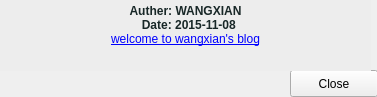
<?xml version="1.0" encoding="UTF-8"?>
<ui version="4.0">
 <class>HelpWindow</class>
 <widget class="QWidget" name="HelpWindow">
  <property name="geometry">
   <rect>
    <x>0</x>
    <y>0</y>
    <width>377</width>
    <height>97</height>
   </rect>
  </property>
  <property name="windowTitle">
   <string>Document</string>
  </property>
  <property name="windowIcon">
   <iconset>
    <normaloff>serial1.ico</normaloff>serial1.ico</iconset>
  </property>
  <widget class="QPushButton" name="pushButton">
   <property name="geometry">
    <rect>
     <x>290</x>
     <y>70</y>
     <width>88</width>
     <height>27</height>
    </rect>
   </property>
   <property name="text">
    <string>Close</string>
   </property>
  </widget>
  <widget class="QTextEdit" name="textEdit">
   <property name="geometry">
    <rect>
     <x>0</x>
     <y>0</y>
     <width>371</width>
     <height>71</height>
    </rect>
   </property>
   <property name="styleSheet">
    <string notr="true">background-color:rgb(237, 237, 237)</string>
   </property>
   <property name="frameShape">
    <enum>QFrame::NoFrame</enum>
   </property>
   <property name="frameShadow">
    <enum>QFrame::Raised</enum>
   </property>
   <property name="readOnly">
    <bool>true</bool>
   </property>
   <property name="html">
    <string>&lt;!DOCTYPE HTML PUBLIC &quot;-//W3C//DTD HTML 4.0//EN&quot; &quot;http://www.w3.org/TR/REC-html40/strict.dtd&quot;&gt;
&lt;html&gt;&lt;head&gt;&lt;meta name=&quot;qrichtext&quot; content=&quot;1&quot; /&gt;&lt;style type=&quot;text/css&quot;&gt;
p, li { white-space: pre-wrap; }
&lt;/style&gt;&lt;/head&gt;&lt;body style=&quot; font-family:'DejaVu Sans Mono'; font-size:9pt; font-weight:400; font-style:normal;&quot;&gt;
&lt;p align=&quot;center&quot; style=&quot; margin-top:0px; margin-bottom:0px; margin-left:0px; margin-right:0px; -qt-block-indent:0; text-indent:0px;&quot;&gt;&lt;span style=&quot; font-weight:600; color:#182727;&quot;&gt;Auther: WANGXIAN&lt;/span&gt;&lt;/p&gt;
&lt;p align=&quot;center&quot; style=&quot; margin-top:0px; margin-bottom:0px; margin-left:0px; margin-right:0px; -qt-block-indent:0; text-indent:0px;&quot;&gt;&lt;span style=&quot; font-weight:600; color:#182727;&quot;&gt;  Date: 2015-11-08&lt;/span&gt;&lt;/p&gt;
&lt;p align=&quot;center&quot; style=&quot; margin-top:0px; margin-bottom:0px; margin-left:0px; margin-right:0px; -qt-block-indent:0; text-indent:0px;&quot;&gt;&lt;a href=&quot;http://wangxian0718.github.io/study/&quot;&gt;&lt;span style=&quot; text-decoration: underline; color:#0000ff;&quot;&gt;welcome to wangxian's blog&lt;/span&gt;&lt;/a&gt;&lt;/p&gt;&lt;/body&gt;&lt;/html&gt;</string>
   </property>
  </widget>
 </widget>
 <resources/>
 <connections/>
</ui>
